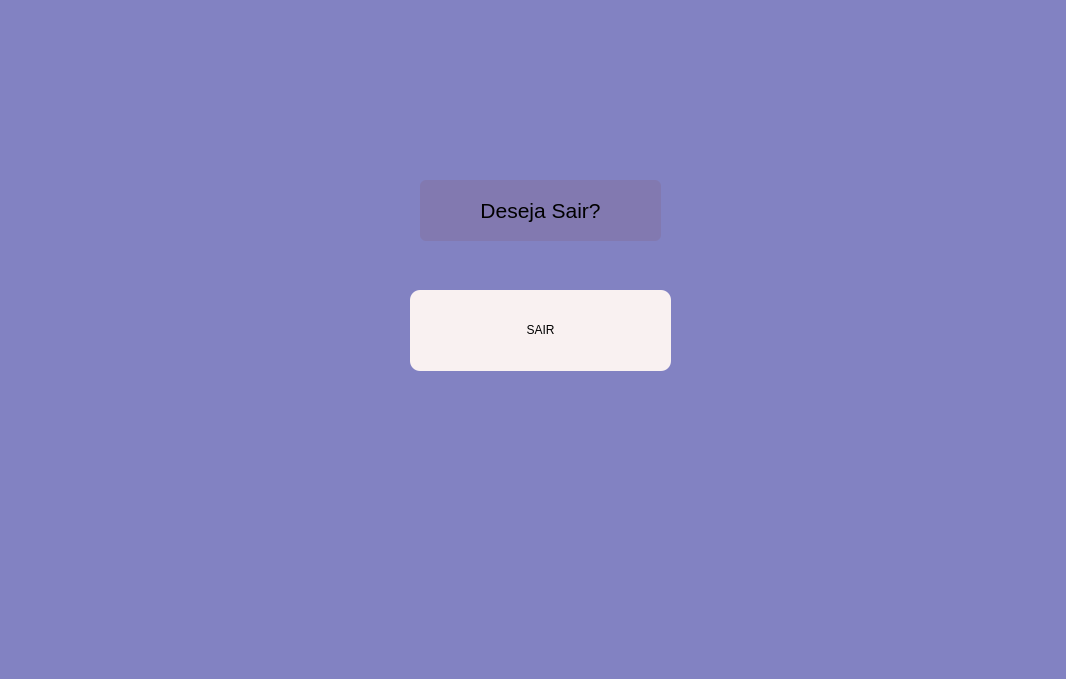
<?xml version="1.0" encoding="UTF-8"?>
<ui version="4.0">
 <class>MainWindow</class>
 <widget class="QMainWindow" name="MainWindow">
  <property name="geometry">
   <rect>
    <x>0</x>
    <y>0</y>
    <width>1066</width>
    <height>679</height>
   </rect>
  </property>
  <property name="windowTitle">
   <string>MainWindow</string>
  </property>
  <property name="styleSheet">
   <string notr="true">background-color: rgb(130, 130, 194);</string>
  </property>
  <widget class="QWidget" name="centralwidget">
   <widget class="QPushButton" name="pushButton">
    <property name="geometry">
     <rect>
      <x>410</x>
      <y>290</y>
      <width>261</width>
      <height>81</height>
     </rect>
    </property>
    <property name="styleSheet">
     <string notr="true">background-color: rgb(249,241,241);
font: bold 17pt &quot;Leelawadee UI Semilight&quot;;
padding-bottom: 2px;
border-radius: 10px;</string>
    </property>
    <property name="text">
     <string>SAIR</string>
    </property>
   </widget>
   <widget class="QLabel" name="label">
    <property name="geometry">
     <rect>
      <x>420</x>
      <y>180</y>
      <width>241</width>
      <height>61</height>
     </rect>
    </property>
    <property name="styleSheet">
     <string notr="true">background-color: rgb(130, 121, 176);
border-radius: 6px;
padding: 4px;
font-size: 16pt;</string>
    </property>
    <property name="text">
     <string>Deseja Sair?</string>
    </property>
    <property name="alignment">
     <set>Qt::AlignCenter</set>
    </property>
   </widget>
  </widget>
  <widget class="QMenuBar" name="menubar">
   <property name="geometry">
    <rect>
     <x>0</x>
     <y>0</y>
     <width>1066</width>
     <height>26</height>
    </rect>
   </property>
  </widget>
  <widget class="QStatusBar" name="statusbar"/>
 </widget>
 <resources/>
 <connections/>
</ui>
